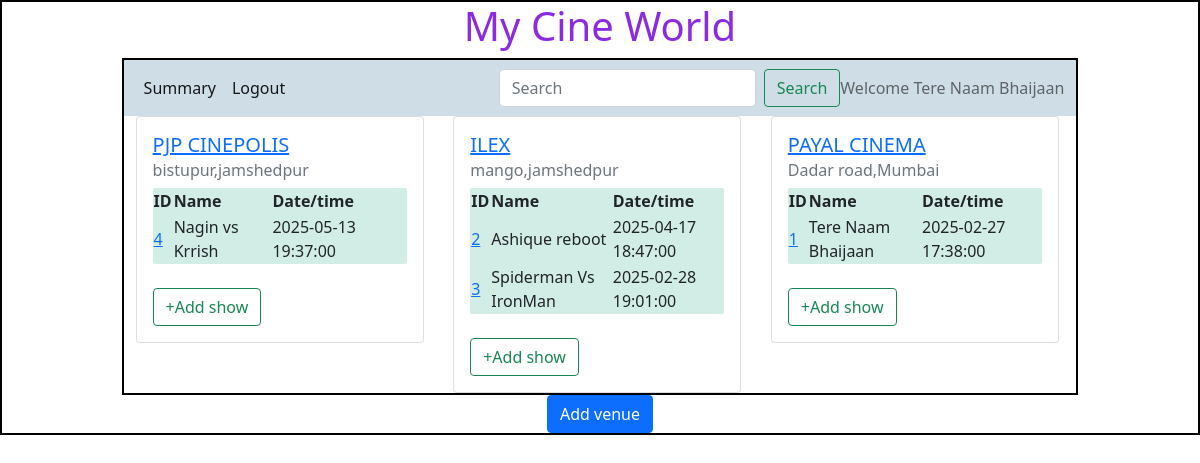
Page /admin/Tere Naam Bhaijaan on the earlier database version.
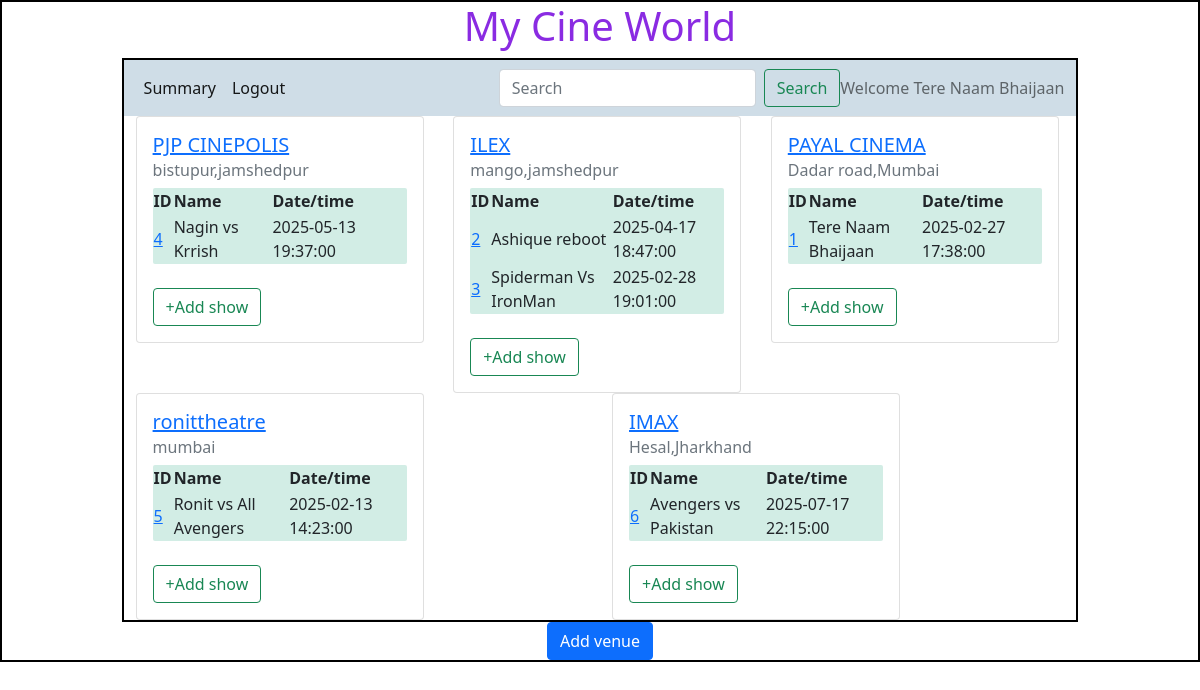
Same page on the later database version.
### backend/models.py (models this page shows)
class Theatre(db.Model):
    __tablename__="theatre"
    id=db.Column(db.Integer,primary_key=True)
    name=db.Column(db.String,nullable=False)
    location=db.Column(db.String,nullable=False)
    pin_code=db.Column(db.Integer,nullable=False)
    capacity=db.Column(db.Integer,nullable=False)
    show=db.relationship("Show",cascade="all,delete",backref="theatre",lazy=True) #theater can acess all of his show

class Show(db.Model):
    __tablename__="show"
    id=db.Column(db.Integer,primary_key=True)
    name=db.Column(db.String,nullable=False)
    tags=db.Column(db.String,nullable=False)
    rating=db.Column(db.Integer,default=0)
    ticket_price=db.Column(db.Float,default=0.0)
    date_time=db.Column(db.DateTime,nullable=False)
    theatre_id=db.Column(db.Integer,db.ForeignKey("theatre.id"),nullable=False)
    tickets=db.relationship("Ticket",cascade="all,delete",backref="show",lazy=True)#show can access all of his tickets

### backend/controller.py (the view)
@app.route("/admin/<name>")
def admin_dashboard(name):
    theatres =get_theatres()
    return render_template("admin_dashboard.html",name=name,theatres=theatres)

### backend/controller.py (called while the page is built)
def get_theatres():
    theatres=Theatre.query.all()
    return theatres

### templates/admin_dashboard.html (shortened to what this page needs)
<!DOCTYPE html>
<html lang="en">
<head>
    <link rel="stylesheet" href="/static/styles/style.css">
    <link href="https://cdn.jsdelivr.net/npm/bootstrap@5.0.2/dist/css/bootstrap.min.css" rel="stylesheet">
</head>
<body>
    <div id="container">
      <h1 id="heading">My Cine World</h1>
        <div id="panel">
          <nav class="navbar navbar-expand-lg navbar-light" style="background-color: #cfdde7;" >
            <div class="container-fluid">
              <div  class="collapse navbar-collapse" id="navbarText">
                <ul class="navbar-nav me-auto mb-2 mb-lg-0">
                  <li class="nav-item">
                    <a class="nav-link active" aria-current="page" href="#">Summary</a>
                  </li>
                  <li class="nav-item">
                    <a class="nav-link active" href="/login">Logout</a>
                  </li>
                </ul>
                <form class="d-flex" method="POST" action="/search/{{name}}">
                  <input class="form-control me-2" type="search" placeholder="Search" aria-label="Search" name="search_txt" id="search_txt">
                  <button class="btn btn-outline-success" type="submit">Search</button>
                </form>
                <span class="navbar-text">
                  Welcome {{name}}
                </span>
              </div>
            </div>
          </nav>
     <div class="container">
      {%if theatres%}
      <div class="row">
        {%for theatre in theatres%}
        <div class="col">
          <div class="card" style="width: 18rem;">
              <div class="card-body">
                <div id="theatre-name"><h5 class="card-title"><a href="#">{{theatre.name}}</a></h5></div>
                <h6 class="card-subtitle mb-2 text-muted">{{theatre.location}}</h6>
                {%if theatre.show%}
                <table id="show-table">
                  <tr>
                    <th>ID</th>
                    <th>Name</th>
                    <th>Date/time</th>
                  </tr>
                  {%for show in theatre.show%}
                  <tr>
                    <td><a href="#">{{show.id}}</a></td>
                    <td>{{show.name}}</td>
                    <td>{{show.date_time}}</td>
                  </tr>
                  {%endfor%}
                </table>
                {%else%}
                <p>No show here</p>
                {%endif%}
                <br>
                <a href="/show/{{theatre.id}}/{{name}}" type="button" class="btn btn-outline-success">+Add show</a>
              </div>
            </div>
        </div>
        {%endfor%}
      </div>
      {%else%}
      <h3>No Venue available</h3>
      {%endif%}
    </div>
        </div>
        <div class="d-flex justify-content-md-center">
          <a href="/venue/{{name}}" type="button"  class="btn btn-primary  d-flex justify-content-center">Add venue</a>
        </div>
    </div>
</body>
</html>

Differences in the rows shown:
added Theatre: name "ronittheatre", location "mumbai"
added Show: id "5", name "Ronit vs All Avengers", date_time "2025-02-13 14:23:00", shown under "ronittheatre"
added Theatre: name "IMAX", location "Hesal,Jharkhand"
added Show: id "6", name "Avengers vs Pakistan", date_time "2025-07-17 22:15:00", shown under "IMAX"
